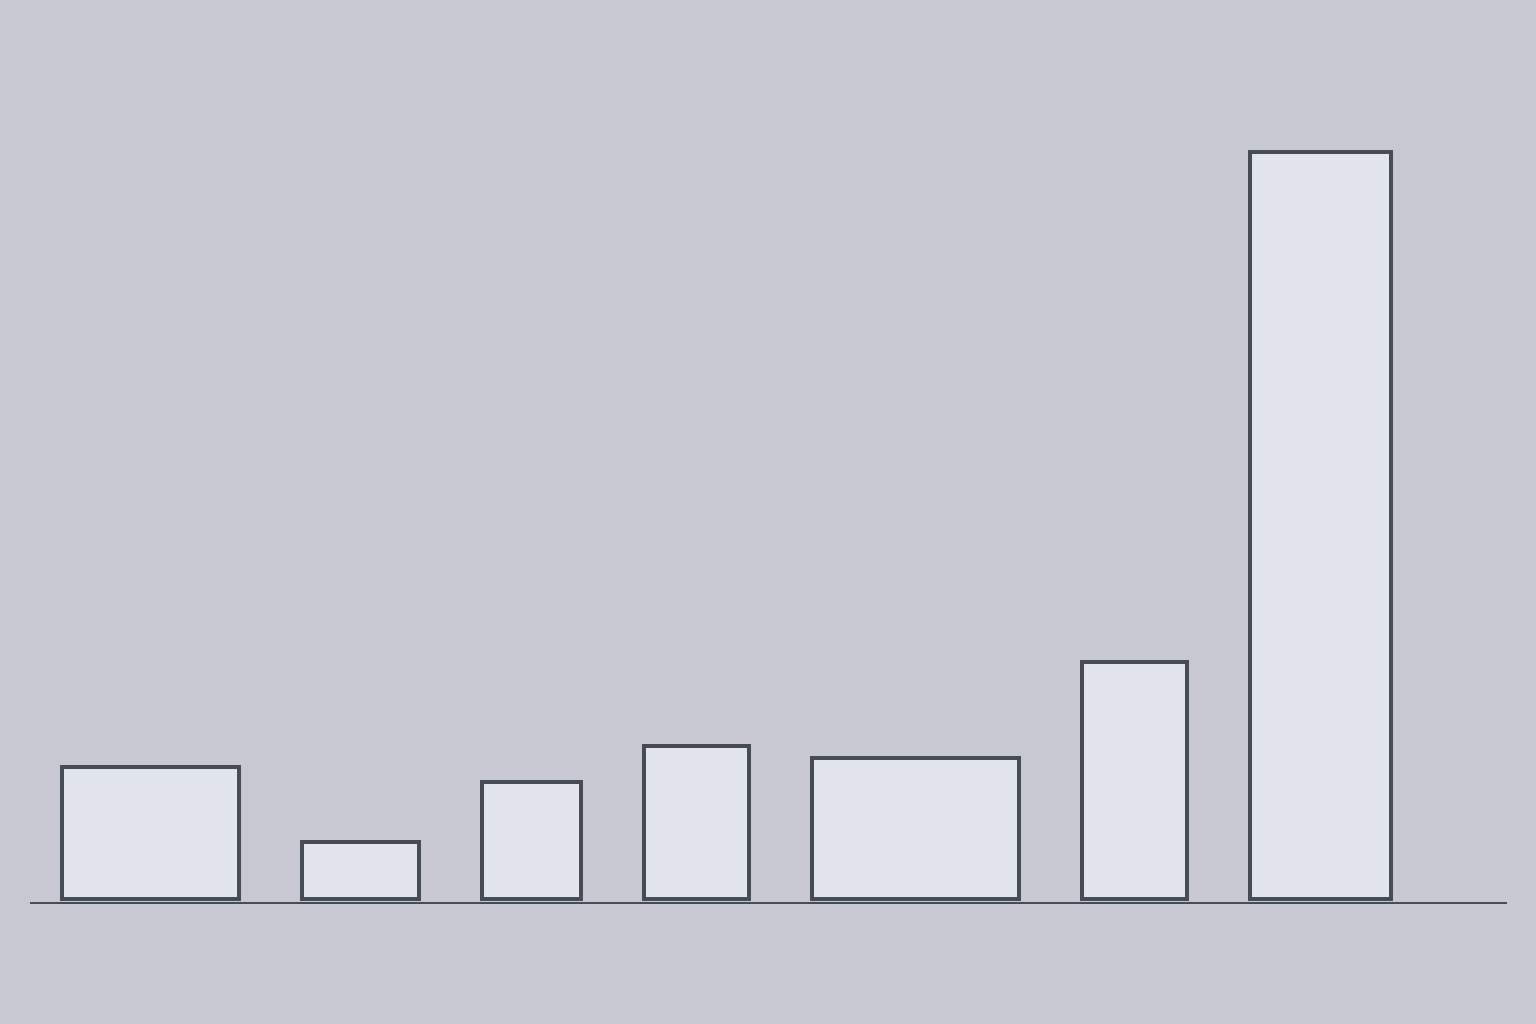

Here is the Python script that generated this plot:
"""溫室菜田周邊小物與庭園燈的比例框（白模），給 GPT 照框的大小與位置畫，一件一框。
框是「遊戲尺寸 × 3」（細節多一點，切好後縮回 1/3）；遊戲裡一格 96 px、角色高 148 px。
框的位置寫進 greenhouse_garden_boxes.json，生成後依框切圖。

  watering_can  澆水壺       遊戲約 60×45
  trowel        小鏟子       約 40×20（斜放在地上）
  seed_bags     種子袋（2 包靠在一起） 約 34×40
  plant_sign    作物木名牌   約 36×52（插在土裡的小木牌）
  basket        竹籃         約 70×48
  lamp_tall     庭園立燈     約 48×250（比角色高一點）
  lamp_low      步道矮燈     約 36×80
"""
import json
from pathlib import Path
from PIL import Image, ImageDraw

S = 3
ITEMS = {  # 名稱: (遊戲寬, 遊戲高)
    'watering_can': (60, 45), 'trowel': (40, 20), 'seed_bags': (34, 40), 'plant_sign': (36, 52),
    'basket': (70, 48), 'lamp_low': (36, 80), 'lamp_tall': (48, 250),
}
LINE, FILL, BG = (70, 76, 86), (226, 230, 236), (200, 200, 210)
OUT = Path(__file__).with_name('greenhouse_garden_whitebox.png')


def main():
    im = Image.new('RGB', (1536, 1024), BG); d = ImageDraw.Draw(im)
    boxes, x, base = {}, 60, 900                      # 全部站在同一條地面線上，看得出彼此大小
    for name, (w, h) in ITEMS.items():
        W, H = w * S, h * S
        d.rectangle((x, base - H, x + W, base), fill=FILL, outline=LINE, width=4)
        boxes[name] = (x, base - H, x + W, base)
        x += W + 60
    d.line((30, base + 2, 1506, base + 2), fill=LINE, width=2)
    im.save(OUT)
    OUT.with_name('greenhouse_garden_boxes.json').write_text(json.dumps(boxes, indent=1), encoding='utf-8')
    print(boxes, 'right edge', x)


if __name__ == '__main__':
    main()
